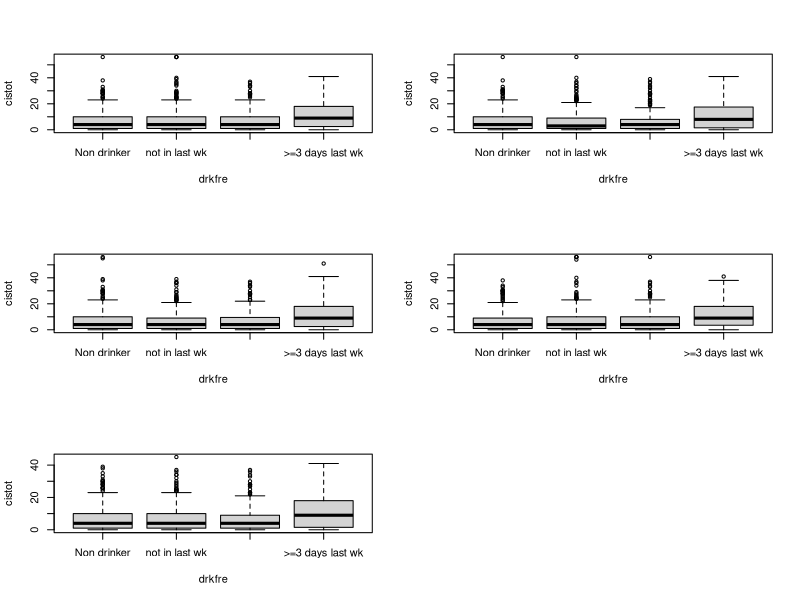

Write the R code that produced this figure.
####
## This looks at the mitools pacakge
##
## installation
install.packages("mitools")
## load
library(mitools)

## List contents
help(package="mitools")

### Note existence of smi.pdf vingette.  The rest of this follows that.

#### Step 1.  Create an imputationList from external imputations.
### Note:  these are stored as stata files, so we need foreign library
### to load them.
library(foreign)
data.dir <- system.file("dta",package="mitools") #In mitools install
                                        #library
list.files(data.dir, pattern="..\\.dta",full=TRUE)
women <- imputationList(lapply(list.files(data.dir,
                                          pattern="f.\\.dta",full=TRUE),
                               read.dta, warn.missing.labels=FALSE))
men <- imputationList(lapply(list.files(data.dir,
                                        pattern="m.\\.dta",full=TRUE),
                             read.dta, warn.missing.labels=FALSE))


#### Step 2.  Manipulate the imputation lists

### update() can be used to add variables.
women <- update(women,sex=0)
men <- update(men,sex=1)
summary(men$imputations[[1]])

### rbind() can be used on two imputation lists to combine the
### observations
people <- rbind(women,men)

### Get info about the data frames
people
colnames(people)

#### Step 3.  Run repeated analyses using with.

### Two cases:  first is ordinary function.  We need to give fun=
### argument to with
with(people,fun=summary)

### Second case, if the expression is one that take a "data" argument,
### we can just give the expression.  This particularly allows model
### fitting.

with(people, table(sex,drkfre))

### Add a regular drinker variable
people <- update(people,drkreg=as.numeric(drkfre)>2)
with(people, table(sex,drkreg))

### Now an example using plot
par(mfrow=c(3,2))                       #Need at least 5 plots on a
                                        #page
with(people,plot(cistot~drkfre))

#### Step 4.  Fit the model of interest.
model1 <- with(people, glm(drkreg ~wave*sex, family=binomial()))
model1                                  #Runs model 5 times


#### Step 5.  Combine the results.
MIcombine(model1)
summary(MIcombine(model1))

#### Step 6.  Extract coefficients of interest
### fun argument is the function that grabs the coefficient of
### interest.

beta <- MIextract(model1,fun=coef)
vars <- MIextract(model1,fun=vcov)
### Each returns a list of results
beta
vars
## Can put them back together again.
MIcombine(beta,vars)

##Can use it to extract other things.
AICs <- MIextract(model1,fun=AIC)
AICs
## This is a list of values, so flatten it
AICs <- do.call("c",AICs)               #R dirty trick to flatten
                                        #lists
AICs
mean(AICs)
sd(AICs)
